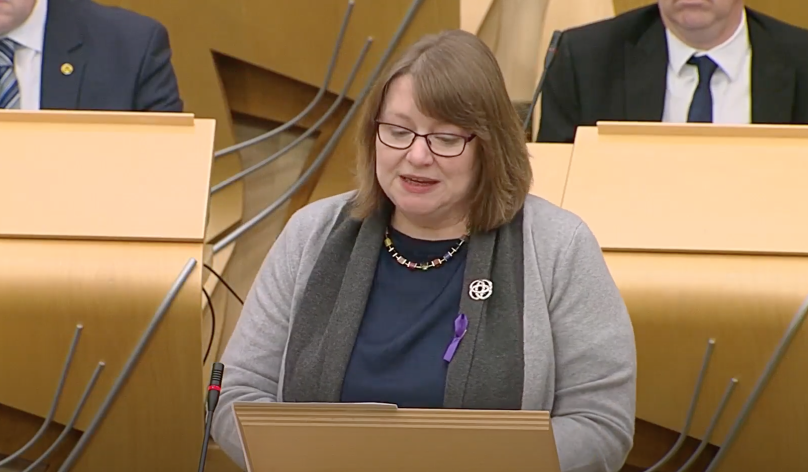
#> input picture test_data/1.png, 1616 x 944 px (shown at 1/2 size); its folder holds only this picture in this run
$ python opecv_haar.py
#> lines starting #> are read from the running program, lines starting #| are printed output that depends on the picture; after the words box and inside, x2 and y2 are one past the last pixel; in counts of white or black regions, pixels touching at a corner belong together
# pip install opencv-python
# Download model from https://raw.githubusercontent.com/opencv/opencv/master/data/haarcascades/haarcascade_frontalface_default.xml

import statistics
import time
from pathlib import Path

import cv2
import imutils


def benchmark_opencv_haar(width=1280, height=720, rep=1, save_out=False):
#> called with width = 1280, height = 720, rep = 1, save_out = True
    detector = cv2.CascadeClassifier('haarcascade_frontalface_default.xml')
    time_taken = []
    for _ in range(rep):
        for img_path in Path("./test_data").iterdir():
            image = cv2.imread(str(img_path))
#> image is the input picture: shape (944, 1616, 3); mean B, G, R 92.3, 120.9, 145.9
            image = imutils.resize(image, width=width, height=height)
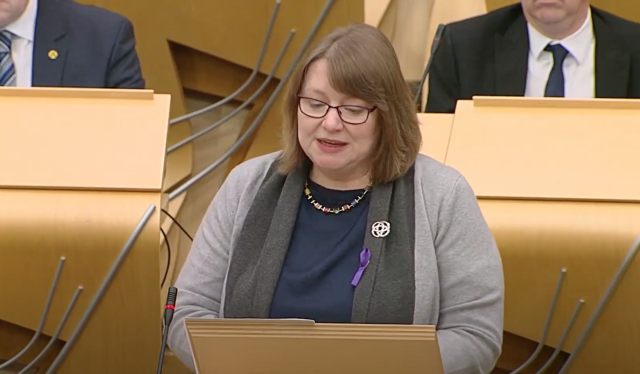
#> image: shape (747, 1280, 3) (shown at 1/2 size); mean B, G, R 92.3, 120.9, 145.9
            gray = cv2.cvtColor(image, cv2.COLOR_BGR2GRAY)
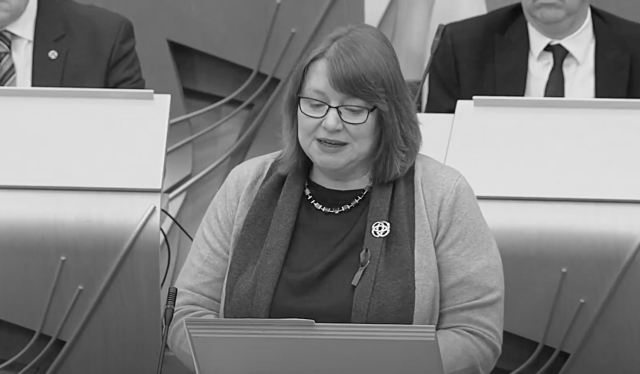
#> gray: shape (747, 1280) (shown at 1/2 size); min 1, max 255, mean 125.1
            tic = time.time()
            detections = detector.detectMultiScale(gray, 1.1, 4)
#> detections = [[570, 140, 193, 193]]
            time_taken.append(time.time() - tic)
            if detections is None:
                continue
            if save_out:
                annotated_image = image.copy()
                for (x, y, w, h) in detections:
                    cv2.rectangle(annotated_image, (x, y), (x + w, y + h), (255, 0, 0), 2)
#> this loop made 1 pass
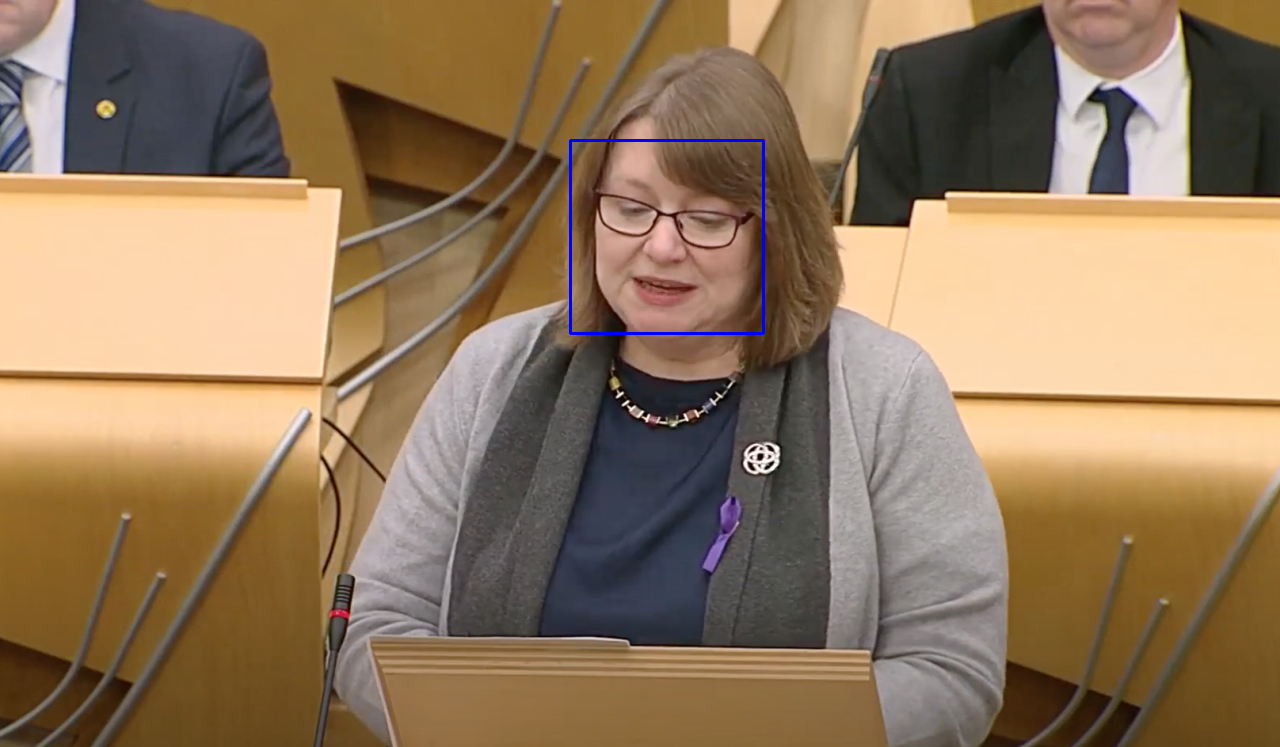
#> annotated_image: shape (747, 1280, 3); 0.24% of pixels changed, all inside (x1, y1, x2, y2) = (569, 139, 765, 335)
                cv2.imwrite('opencv_haar_' + img_path.name, annotated_image)
    return time_taken


if __name__ == '__main__':
    time_taken = benchmark_opencv_haar(save_out=True)
    print(dict(min=min(time_taken) * 1000, max=max(time_taken) * 1000, mean=statistics.mean(time_taken) * 1000))

$ run again, on test_data/3.png
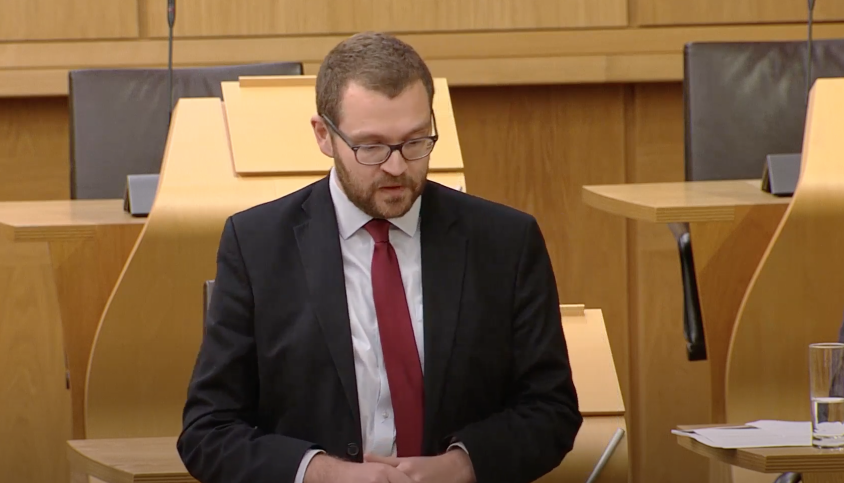
#> input picture test_data/3.png, 1688 x 966 px (shown at 1/2 size)
#> in benchmark_opencv_haar, image is the input picture: shape (966, 1688, 3); mean B, G, R 63.5, 95.8, 126.5
#> image: shape (732, 1280, 3)
#> in benchmark_opencv_haar, `gray = cv2.cvtColor(image, cv2.COLOR_BGR2GRAY)`:
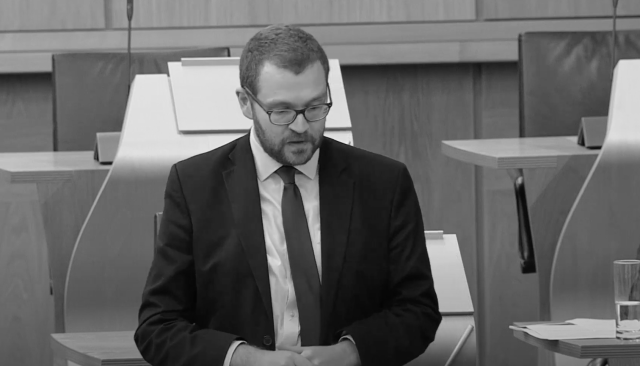
#> gray: shape (732, 1280) (shown at 1/2 size); min 1, max 242, mean 101.3
#> detections = [[530, 530, 58, 58], [506, 153, 176, 176]]
#> the loop in benchmark_opencv_haar, `for (x, y, w, h) in detections:` made 2 passes
#> after the loop in benchmark_opencv_haar, `for (x, y, w, h) in detections:`:
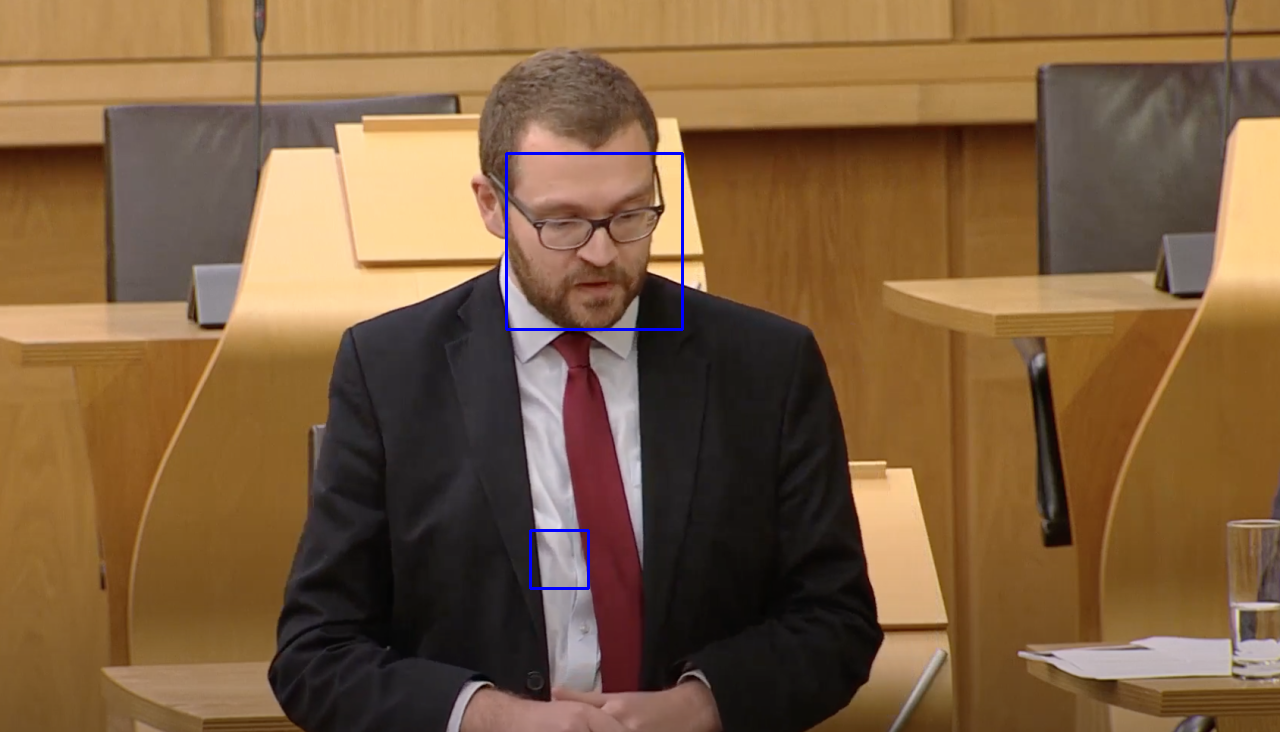
#> annotated_image: shape (732, 1280, 3); mean B, G, R 63.9, 95.4, 126

$ run again, on test_data/4.png
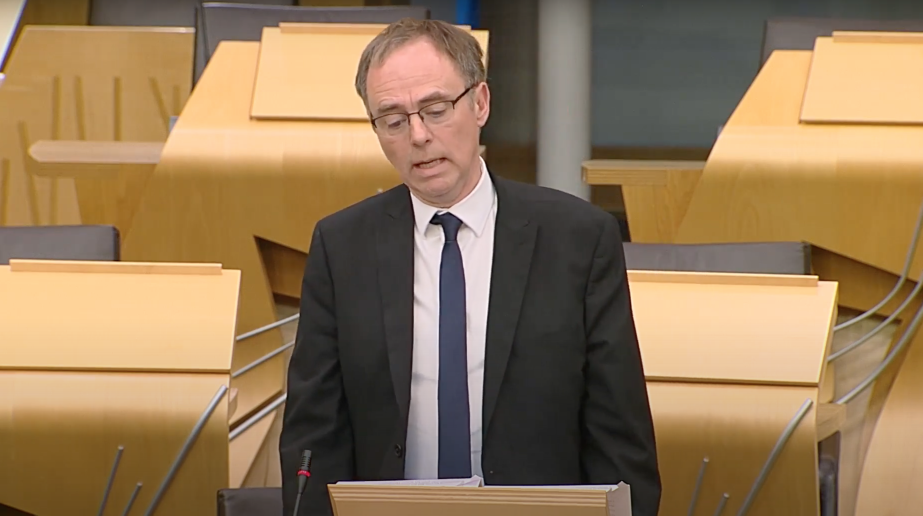
#> input picture test_data/4.png, 2768 x 1546 px (shown at 1/3 size)
#> in benchmark_opencv_haar, image is the input picture: shape (1546, 2768, 3); mean B, G, R 89.2, 121.5, 147.8
#> image: shape (714, 1280, 3)
#> in benchmark_opencv_haar, `gray = cv2.cvtColor(image, cv2.COLOR_BGR2GRAY)`:
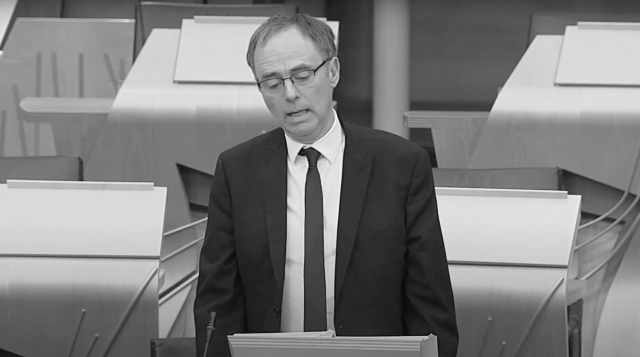
#> gray: shape (714, 1280) (shown at 1/2 size); min 0, max 253, mean 125.7
#> detections = [[1191, 411, 84, 84], [486, 83, 189, 189]]
#> the loop in benchmark_opencv_haar, `for (x, y, w, h) in detections:` made 2 passes
#> after the loop in benchmark_opencv_haar, `for (x, y, w, h) in detections:`:
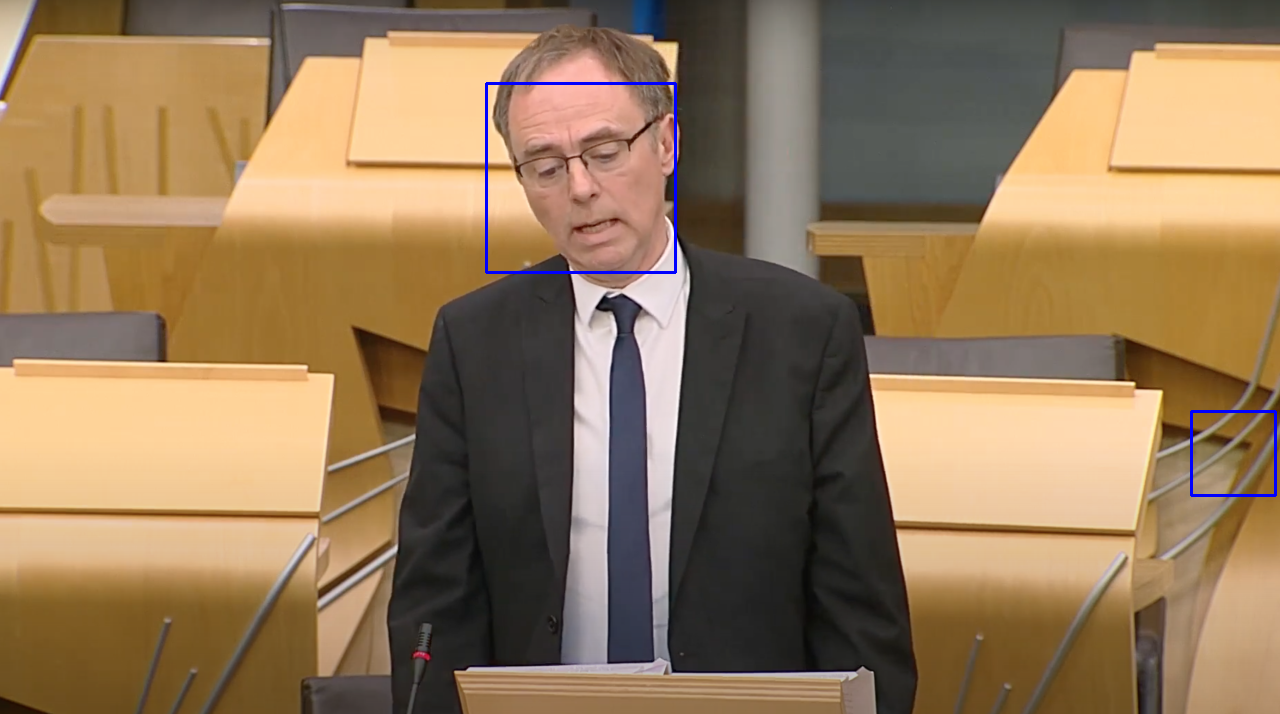
#> annotated_image: shape (714, 1280, 3); mean B, G, R 89.7, 121, 147.2
